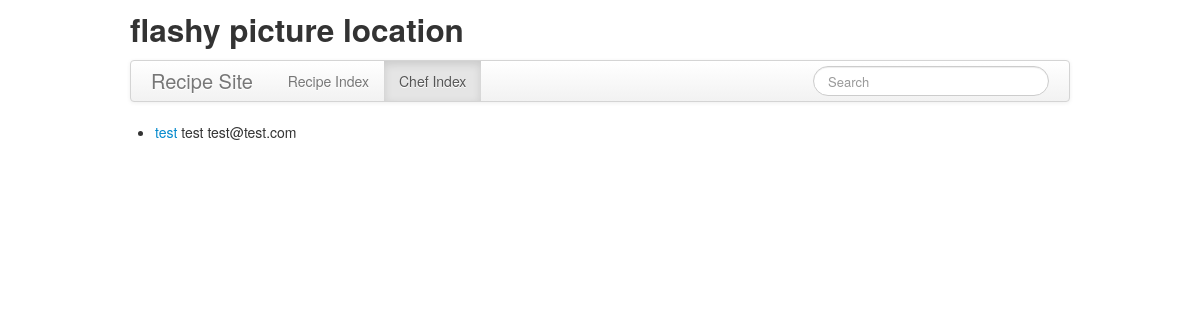
The page /chefs/ on the database as committed earlier.
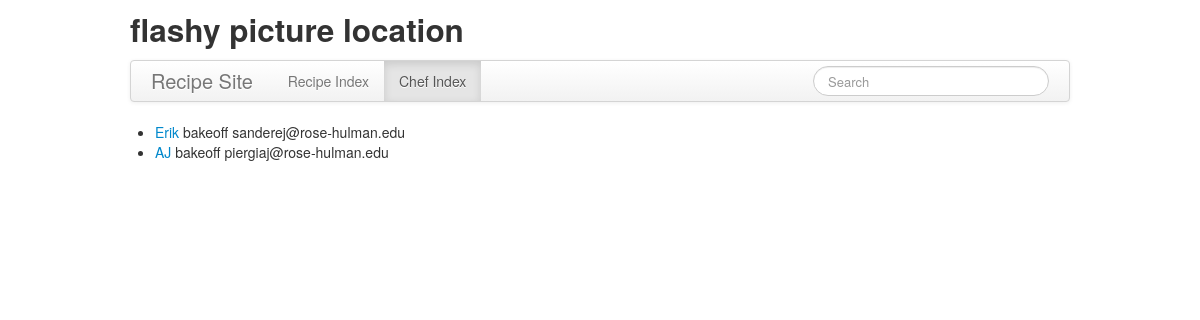
The same page on the database as committed later.
### appRecipe/models.py (models this page shows)
class Chef(models.Model):
  name = models.CharField(max_length=200)
  email = models.EmailField()
  password = models.CharField(max_length=500)

### appRecipe/views.py (the view)
# urls.py: url(r'^chefs/$', views.chefIndex, name='chefIndex'),
def chefIndex(request):
  chef_list = Chef.objects.all()
  context = { 'chef_list' : chef_list }
  return render(request, 'recipe/chefIndex.html', context)

### appRecipe/templates/recipe/chefIndex.html (shortened to what this page needs)
{% extends "recipe/base.html" %}
{% block ChefIndexActive %}active{% endblock %}
{% block content %}
  {% if chef_list %}
    <ul>
    {% for chef in chef_list %}
      <li><a href="{% url 'chefDetail' chef.id %}">{{ chef.name }}</a>	{{ chef.password }}  {{ chef.email }}</li>
    {% endfor %}
    </ul>
  {% else %}
    <p>No chefs are available.</p>
  {% endif %}
{% endblock content %}

### appRecipe/templates/recipe/base.html (shortened to what this page needs)
{% load staticfiles %}
<!DOCTYPE html>
<html lang="en">
<head>
  <link rel="stylesheet" type="text/css" href="{% static 'bootstrap/css/bootstrap.min.css' %}" />
</head>
<body>
  <div class="container">
    <h2>flashy picture location</h2>
    <div class="navbar">
      <div class="navbar-inner">
        <a class="brand" href="{% url 'home' %}">Recipe Site</a>
        <ul class="nav">
          <li class="{% block RecipeIndexActive %}{% endblock %}"><a href="{% url 'recipeIndex' %}">Recipe Index</a></li>
          <li class="{% block ChefIndexActive %}{% endblock %}"><a href="{% url 'chefIndex' %}">Chef Index</a></li>
        </ul>
        <form class="navbar-search pull-right">
          <input type="text" class="search-query" placeholder="Search" />
        </form>
      </div>
    </div>
    <div id="content">
      {% block content %}<p>Default content, replace in page.</p>{% endblock content %}
    </div>
  </div>
</body>
</html>

Rows that differ between the two databases and show on the page:
removed Chef: name "test", password "test", email "test@test.com"
added Chef: name "Erik", password "bakeoff", email "sanderej@rose-hulman.edu"
added Chef: name "AJ", password "bakeoff", email "piergiaj@rose-hulman.edu"
